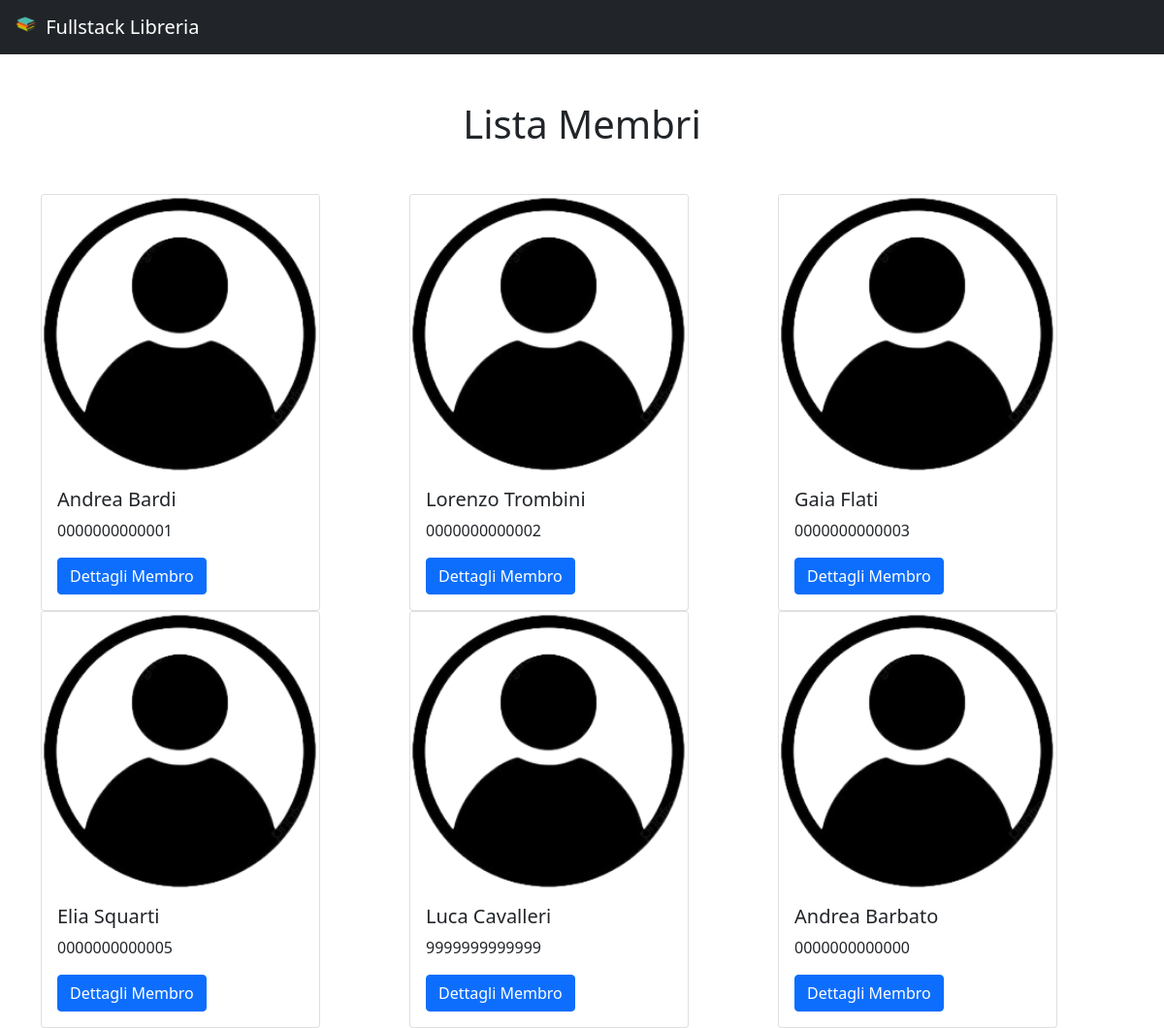
The app's page /libreria/list-members, older data.
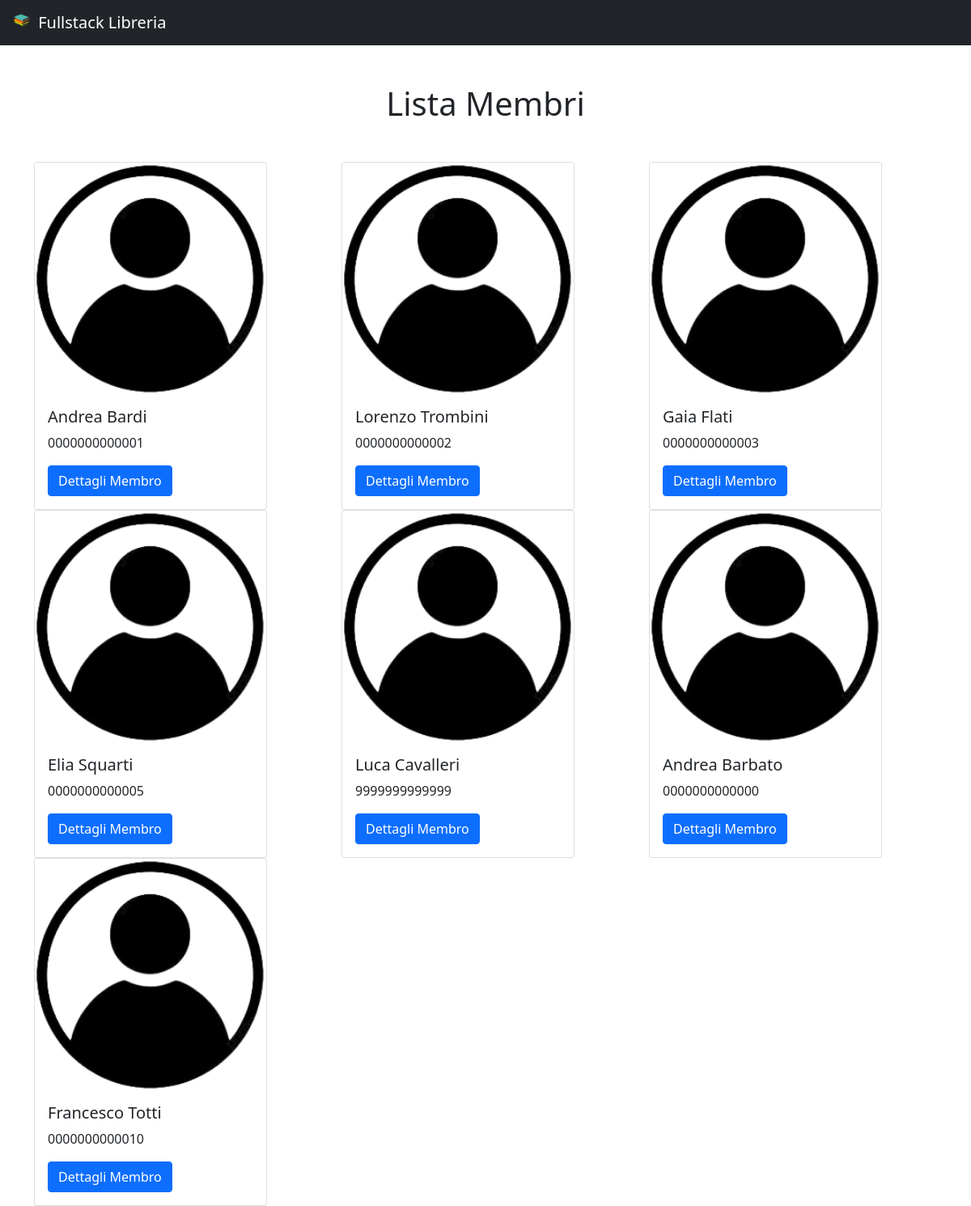
The same page, newer data.
### libreria/models.py (models this page shows, shortened)
class Membro(models.Model):
    member_id = models.CharField(max_length=13, primary_key=True)
    name = models.CharField(max_length=40)

### libreria/views.py (the view)
# urls.py: path('list-members', views.lista_membri, name='lista_membri'),
def lista_membri(request):
    libri = Libro.objects.all()
    membri = Membro.objects.all()
    context = {'libri':libri, 'membri':membri}
    return render(request, 'libreria/list-members.html', context)

### libreria/templates/libreria/list-members.html (shortened to what this page needs)
{% extends 'libreria/common.html'%}
{% block content %}
<div class="container my-5 text-center" style="max-width:580px">
        <h1>Lista Membri</h1>
</div>
<div class="container">
        <div class="row">
            {% for membro in membri %}
            <div class="col-sm">
                <div class="card" style="width: 18rem;">
                    <img src="../../static/libreria/membro.png" class="card-img-top" alt="...">
                    <div class="card-body">
                        <h5 class="card-title">{{ membro.name }}</h5>
                        <p class="card-text">{{ membro.member_id }}</p>
                        <a href="{% url 'member' member_id=membro.member_id %}" class="btn btn-primary">Dettagli Membro</a>
                    </div>
                </div>
            </div>
            {% endfor %}
        </div>
    </div>
{% endblock %}

### libreria/templates/libreria/common.html (shortened to what this page needs)
<!doctype html>
<html lang="en">
<head>
    {% load static %}
    <link rel="stylesheet" href={% static "libreria/style.css" %}>
    <link href="https://cdn.jsdelivr.net/npm/bootstrap@5.0.0-beta2/dist/css/bootstrap.min.css" rel="stylesheet"
>
</head>
<body>
    <nav class="navbar navbar-dark bg-dark">
        <div class="container-fluid">
            <a class="navbar-brand" href="{% url 'home' %}">
                {% load static %}
                <img src="{% static 'libreria/logo.png' %}" alt="" width="30" height="24" class="d-inline-block align-top">
                Fullstack Libreria
            </a>
        </div>
    </nav>
    {% block content %}
    {% endblock %}
</body>
</html>

Row changes from the older to the newer data that the page shows:
added Membro: name "Francesco Totti", member_id "0000000000010"
